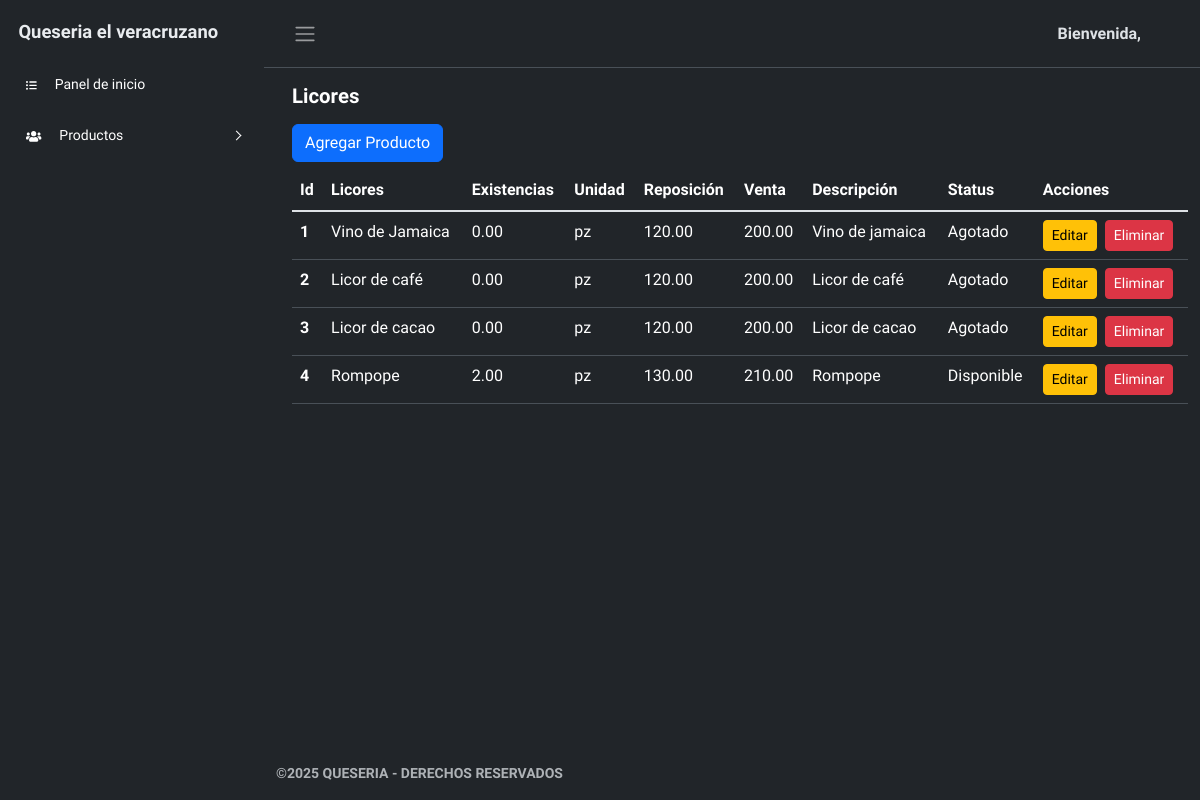
Page /productos/licores.php on the committed database.
### tables this page shows
CREATE TABLE `licores` (
  `id` int(11) NOT NULL,
  `tipo_producto` varchar(255) NOT NULL,
  `existencia` decimal(10,2) NOT NULL DEFAULT 0.00,
  `unidad` enum('pz','kg') NOT NULL,
  `reposicion` decimal(10,2) NOT NULL,
  `venta` decimal(10,2) NOT NULL,
  `descripcion` text DEFAULT NULL,
  `status` enum('Disponible','Agotado') GENERATED ALWAYS AS (case when `existencia` > 0 then 'Disponible' else 'Agotado' end) STORED
);

### productos/licores.php (the view, shortened to what this page needs)
<?php
require_once $_SERVER['DOCUMENT_ROOT'] . '/queseria/conexion.php';
?>
<!DOCTYPE html>
<html lang="en" data-bs-theme="dark">
<head>
    <link rel="stylesheet" href="../css/bootstrap.min.css">
    <link rel="stylesheet" href="../css/style-admin.css">
    <link rel="stylesheet" href="../assets/sweetalert2.min.css">
</head>
<body>
    <div class="wrapper">
        <?php include '../components/sidebar.php'; ?>
        <div class="main">
            <?php include '../components/navbar.php'; ?>
            <main class="content px-2 py-2">
                <div class="container-fluid mx-2">
                    <div>
                        <h4 class="fw-semibold py-2">Licores</h6>
                    </div>
                    <button type="button" class="btn btn-primary" data-bs-toggle="modal" data-bs-target="#agregarProductoModal">
                        Agregar Producto
                    </button>
                    <div class="py-2">
                        <table class="table">
                            <thead>
                                <tr>
                                    <th scope="col">Id</th>
                                    <th scope="col">Licores</th>
                                    <th scope="col">Existencias</th>
                                    <th scope="col">Unidad</th>
                                    <th scope="col">Reposición</th>
                                    <th scope="col">Venta</th>
                                    <th scope="col">Descripción</th>
                                    <th scope="col">Status</th>
                                    <th scope="col">Acciones</th>
                                </tr>
                            </thead>
                            <tbody class="table-group-divider">
                                <?php
                                $stmt = $pdo->query("SELECT * FROM licores");
                                if ($stmt->rowCount() > 0):
                                    while ($row = $stmt->fetch(PDO::FETCH_ASSOC)):
                                ?>
                                        <tr>
                                            <th scope="row"><?php echo $row['id']; ?></th>
                                            <td><?php echo $row['tipo_producto']; ?></td>
                                            <td><?php echo $row['existencia']; ?></td>
                                            <td><?php echo $row['unidad']; ?></td>
                                            <td><?php echo $row['reposicion']; ?></td>
                                            <td><?php echo $row['venta']; ?></td>
                                            <td><?php echo $row['descripcion']; ?></td>
                                            <td><?php echo $row['existencia'] > 0 ? 'Disponible' : 'Agotado'; ?></td>
                                            <td>
                                                <div class="d-flex gap-2">
                                                <button type="button" class="btn btn-warning btn-sm" onclick="cargarDatosProducto(<?php echo $row['id']; ?>, 'licores');">Editar</button>
                                                    <form onsubmit="event.preventDefault(); eliminarProducto(<?php echo $row['id']; ?>, 'licores');">
                                                        <button type="submit" class="btn btn-danger btn-sm">Eliminar</button>
                                                    </form>
                                                </div>
                                            </td>
                                        </tr>
                                    <?php
                                    endwhile;
                                else:
                                    ?>
                                    <tr>
                                        <td colspan="8">No hay productos registrados.</td>
                                    </tr>
                                <?php endif; ?>
                            </tbody>
                        </table>
                    </div>
            </main>
            <footer class="footer">
                <div class="container-fluid">
                    <div class="row text-muted">
                        <div class="col-6 text-start">
                            <p class="mb-2">
                                <a href="#" class="text-muted">
                                    <p class="fw-bold text-size">©2025 QUESERIA - DERECHOS RESERVADOS</p>
                                </a>
                            </p>
                        </div>
                    </div>
                </div>
            </footer>
        </div>
    </div>
</body>
</html>

### css/style-admin.css (style rules this page uses)
body { overflow-y: scroll; margin: 0; }
.text-size { font-size: 14px; }
a { cursor: pointer; text-decoration: none; }
h4 { font-size: 1.275rem; color: var(--bs-emphasis-color); }
.wrapper { align-items: stretch; display: flex; width: 100%; }
.main { display: flex; flex-direction: column; min-height: 100vh; min-width: 0; overflow: hidden; transition: all 0.35s ease-in-out; width: 100%; background: var(--bs-body-bg); }
.content { flex: 1; max-width: 100vw; width: 100vw; }
@media (min-width:768px) { .content { max-width: auto; width: auto; } }

### rows in the picture
licores: id "1", tipo_producto "Vino de Jamaica", existencia "0.00", unidad "pz", reposicion "120.00", venta "200.00", descripcion "Vino de jamaica", shows "Agotado"
licores: id "2", tipo_producto "Licor de café", existencia "0.00", unidad "pz", reposicion "120.00", venta "200.00", descripcion "Licor de café", shows "Agotado"
licores: id "3", tipo_producto "Licor de cacao", existencia "0.00", unidad "pz", reposicion "120.00", venta "200.00", descripcion "Licor de cacao", shows "Agotado"
licores: id "4", tipo_producto "Rompope", existencia "2.00", unidad "pz", reposicion "130.00", venta "210.00", descripcion "Rompope", shows "Disponible"

### other values in the picture
$saludo "Bienvenida"
